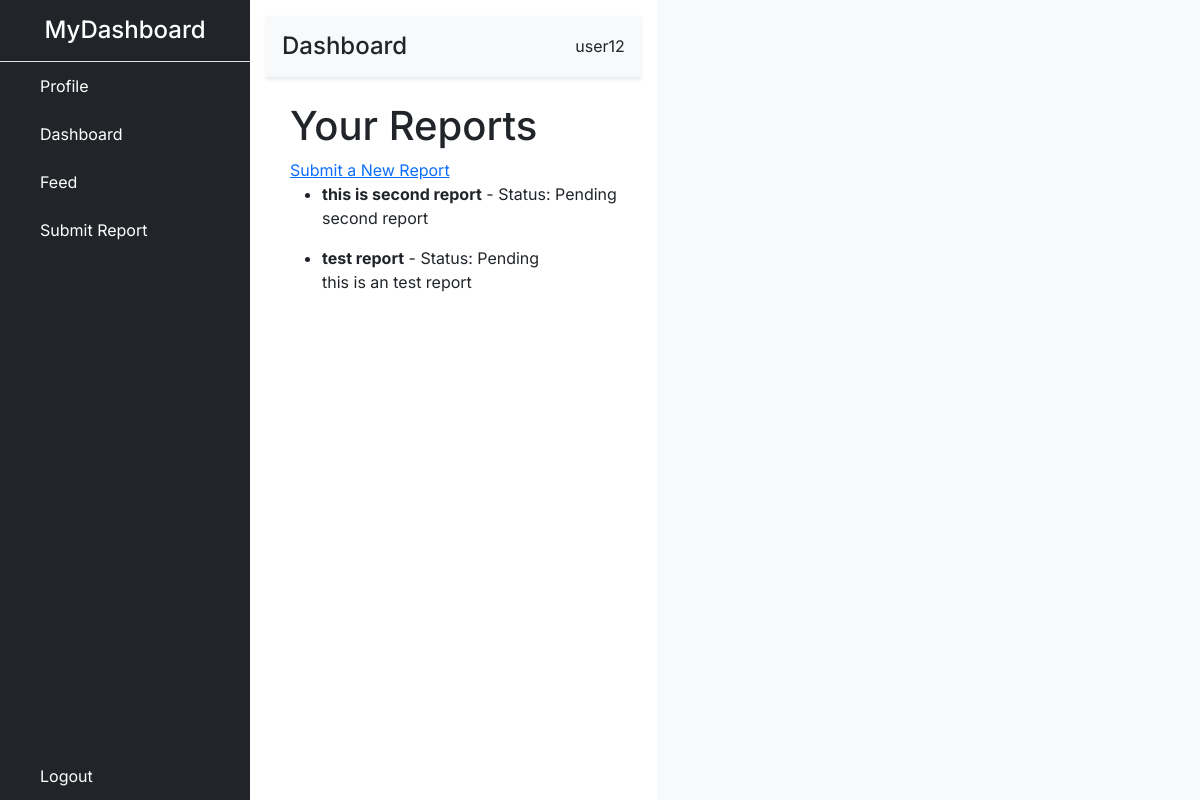
Screenshot of /reports/reports/ (signed in) with the database file from the repository.
### users/models.py (models this page shows, shortened)
class User(AbstractUser):
    is_citizen = models.BooleanField(default=True)
    is_government_admin = models.BooleanField(default=False)
    engagement_score = models.IntegerField(default=0)

### reports/models.py (models this page shows, shortened)
class Report(models.Model):
    STATUS_CHOICES = [
        ('under_review', 'Under Review'),
        ('resolved', 'Resolved'),
        ('pending', 'Pending'),
        ('rejected', 'Rejected'),
    ]
    CATEGORY_CHOICES = [
        ('corruption', 'Corruption'),
        ('service', 'Public Service Issue'),
        ('other', 'Other'),
    ]
    PRIORITY_CHOICES = [
        ('low', 'Low'),
        ('medium', 'Medium'),
        ('high', 'High'),
    ]
    user = models.ForeignKey(settings.AUTH_USER_MODEL, on_delete=models.CASCADE)
    title = models.CharField(max_length=200)
    description = models.TextField()
    status = models.CharField(max_length=20, choices=STATUS_CHOICES, default='pending')
    priority = models.CharField(max_length=10, choices=PRIORITY_CHOICES, default='medium')
    category = models.CharField(max_length=50, choices=CATEGORY_CHOICES, default="General")
    created_at = models.DateTimeField(auto_now_add=True)
    updated_at = models.DateTimeField(auto_now=True)
    assigned_department = models.ForeignKey(
        'users.GovernmentAdmin',  # Correct app and model name
        on_delete=models.SET_NULL,
        null=True,
        blank=True,
        related_name='reports',
    )

### reports/views.py (the view)
# urls.py: path('reports/', views.user_reports, name='user_reports'),
@login_required
def user_reports(request):
    user_reports = Report.objects.filter(user=request.user).order_by('-created_at')
    return render(request, 'reports/user_reports.html', {'reports': user_reports})

### templates/reports/user_reports.html
{% extends 'dashboard/base.html' %}
{% block content %}
<h1>Your Reports</h1>
<a href="{% url 'submit_userreport' %}">Submit a New Report</a>
{% if reports %}
    <ul>
    {% for report in reports %}
        <li>
            <strong>{{ report.title }}</strong> - Status: {{ report.status }}
            <p>{{ report.description }}</p>
        </li>
    {% endfor %}
    </ul>
{% else %}
    <p>No reports found.</p>
{% endif %}
{% endblock %}

### templates/dashboard/base.html (shortened to what this page needs)
{% load static %}
<!DOCTYPE html>
<html lang="en">
<head>
    <link rel="stylesheet" href="https://cdn.jsdelivr.net/npm/bootstrap@5.3.0-alpha1/dist/css/bootstrap.min.css">
    <link rel="stylesheet" href="{% static 'css/dashboard.css' %}">
</head>
<body>
    <div class="dashboard-container d-flex">
<nav class="sidebar bg-dark text-white d-flex flex-column">
    <div class="sidebar-header text-center py-3 border-bottom">
        <h4 class="brand mb-0">
            <a href="" class="text-white text-decoration-none">MyDashboard</a>
        </h4>
    </div>
    <ul class="nav flex-column flex-grow-1 px-3">
        <li class="nav-item">
            <a class="nav-link text-white d-flex align-items-center" href="{% url 'forum:profile_view' user.username %}">
                 Profile
            </a>
        </li>
        <li class="nav-item">
            <a class="nav-link text-white d-flex align-items-center" href="{% url 'dashboard' %}">
                 Dashboard
            </a>
        </li>
        <li class="nav-item">
            <a class="nav-link text-white d-flex align-items-center" href="{% url 'forum:feed' %}">
                 Feed
            </a>
        </li>
        <li class="nav-item">
            <a class="nav-link text-white d-flex align-items-center" href="{% url 'submit_userreport' %}">
                 Submit Report
            </a>
        </li>
        <li class="nav-item mt-auto">
            <a class="nav-link text-white d-flex align-items-center" href="{% url 'logout' %}">
                 Logout
            </a>
        </li>
    </ul>
</nav>
        <div class="main-content flex-grow-1">
            <header class="d-flex justify-content-between align-items-center p-3 shadow-sm bg-light">
                <h1 class="fs-4 mb-0">{% block header %}Dashboard{% endblock %}</h1>
                <div class="user-info d-flex align-items-center">
                    <span>{{ user.username }}</span>
                </div>
            </header>
            <main class="p-4">
                {% block content %}
                {% endblock %}
            </main>
        </div>
    </div>
</body>
</html>

### static/css/dashboard.css (style rules this page uses)
body { font-family: 'Inter', sans-serif; margin: 0; padding: 0; background-color: #f8f9fa; display: flex; }
.sidebar { width: 250px; height: 100vh; background-color: #343a40; color: #fff; display: flex; flex-direction: column; }
.sidebar .nav-link { padding: 0.75rem 1rem; border-radius: 0.5rem; transition: background-color 0.3s ease, color 0.3s ease; }
.main-content { margin-left: 0; padding: 1rem; flex-grow: 1; background-color: #ffffff; min-height: 100vh; }
.main-content header { border-bottom: 1px solid #e9ecef; padding: 1rem; display: flex; justify-content: space-between; align-items: center; }

### rows the page displays
User: username "user12"
Report: title "this is second report", status "Pending", description "second report"
Report: title "test report", status "Pending", description "this is an test report"
